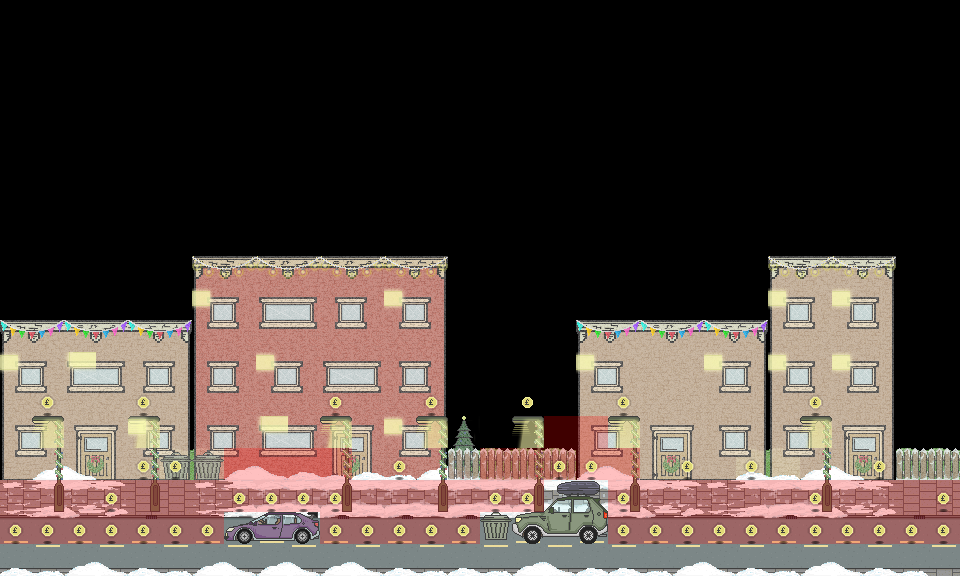

This is a level from a 2D game, rendered from its Tiled map with the project's own tilesets. A one-line summary and the map file follow, with tile-layer data summarised:
An orthogonal 30x18 tile map with 32x32 px tiles, 36 tile layers (bg_grass, bg_houses, bg_houses_lights, bg_houses_windows_doors, ...), 2 tilesets.

<map version="1.0" orientation="orthogonal" renderorder="right-down" width="30" height="18" tilewidth="32" tileheight="32" nextobjectid="1">
 <tileset firstgid="1" name="testsprite" tilewidth="32" tileheight="32">
  <image source="testsprite.png" width="640" height="640" />
 </tileset>
 <tileset firstgid="401" name="lights" tilewidth="32" tileheight="32">
  <image source="../lighting/lights.png" width="480" height="480" />
 </tileset>
 <layer name="bg_grass" width="30" height="18">
  <data>[540 cells, 10 non-empty, 1 distinct tile ids]</data>
 </layer>
 <layer name="bg_houses" width="30" height="18">
  <data>[540 cells, 144 non-empty, 33 distinct tile ids]</data>
 </layer>
 <layer name="bg_houses_lights" width="30" height="18">
  <data>[540 cells, 24 non-empty, 4 distinct tile ids]</data>
 </layer>
 <layer name="bg_houses_windows_doors" width="30" height="18">
  <data>[540 cells, 116 non-empty, 12 distinct tile ids]</data>
 </layer>
 <layer name="bg_obstacles" width="30" height="18">
  <data>[540 cells, 0 non-empty, 0 distinct tile ids]</data>
 </layer>
 <layer name="bg_houses_snow" width="30" height="18">
  <data>[540 cells, 16 non-empty, 4 distinct tile ids]</data>
 </layer>
 <layer name="bg_houses_decoration" width="30" height="18">
  <data>[540 cells, 8 non-empty, 2 distinct tile ids]</data>
 </layer>
 <layer name="bg_houses_trees" width="30" height="18">
  <data>[540 cells, 2 non-empty, 2 distinct tile ids]</data>
 </layer>
 <layer name="bg_fences" width="30" height="18">
  <data>[540 cells, 6 non-empty, 1 distinct tile ids]</data>
 </layer>
 <layer name="bg_billboard" width="30" height="18">
  <data>[540 cells, 0 non-empty, 0 distinct tile ids]</data>
 </layer>
 <layer name="bg_billboard_decoration" width="30" height="18">
  <data>[540 cells, 0 non-empty, 0 distinct tile ids]</data>
 </layer>
 <layer name="bg_bins" width="30" height="18">
  <data>[540 cells, 2 non-empty, 1 distinct tile ids]</data>
 </layer>
 <layer name="fg_top_road" width="30" height="18">
  <data>[540 cells, 30 non-empty, 8 distinct tile ids]</data>
 </layer>
 <layer name="fg_top_road_2" width="30" height="18">
  <data>[540 cells, 30 non-empty, 8 distinct tile ids]</data>
 </layer>
 <layer name="fg_snow" width="30" height="18">
  <properties>
   <property name="foreground" value="true" />
  </properties>
  <data>[540 cells, 0 non-empty, 0 distinct tile ids]</data>
 </layer>
 <layer name="fg_lampost_bottom" width="30" height="18">
  <properties>
   <property name="foreground" value="true" />
  </properties>
  <data>[540 cells, 14 non-empty, 2 distinct tile ids]</data>
 </layer>
 <layer name="fg_lampost_top" width="30" height="18">
  <properties>
   <property name="foreground" value="true" />
  </properties>
  <data>[540 cells, 7 non-empty, 1 distinct tile ids]</data>
 </layer>
 <layer name="fg_bottom_road" width="30" height="18">
  <properties>
   <property name="collision" value="true" />
   <property name="ignore" value="true" />
   <property name="layer" value="10" />
  </properties>
  <data>[540 cells, 30 non-empty, 6 distinct tile ids]</data>
 </layer>
 <layer name="fg_road_snow" width="30" height="18">
  <properties>
   <property name="foreground" value="true" />
  </properties>
  <data>[540 cells, 29 non-empty, 4 distinct tile ids]</data>
 </layer>
 <layer name="fg_houses" width="30" height="18">
  <properties>
   <property name="foreground" value="true" />
  </properties>
  <data>[540 cells, 0 non-empty, 0 distinct tile ids]</data>
 </layer>
 <layer name="fg_houses_collision" width="30" height="18">
  <properties>
   <property name="collision" value="true" />
   <property name="foreground" value="true" />
   <property name="ignore" value="true" />
   <property name="layer" value="10" />
  </properties>
  <data>[540 cells, 0 non-empty, 0 distinct tile ids]</data>
 </layer>
 <layer name="fg_houses_windows_doors" width="30" height="18">
  <properties>
   <property name="foreground" value="true" />
  </properties>
  <data>[540 cells, 0 non-empty, 0 distinct tile ids]</data>
 </layer>
 <layer name="fg_houses_lights" width="30" height="18">
  <properties>
   <property name="foreground" value="true" />
  </properties>
  <data>[540 cells, 0 non-empty, 0 distinct tile ids]</data>
 </layer>
 <layer name="fg_houses_decorations" width="30" height="18">
  <properties>
   <property name="foreground" value="true" />
  </properties>
  <data>[540 cells, 0 non-empty, 0 distinct tile ids]</data>
 </layer>
 <layer name="fg_houses_snow" width="30" height="18">
  <properties>
   <property name="foreground" value="true" />
  </properties>
  <data>[540 cells, 0 non-empty, 0 distinct tile ids]</data>
 </layer>
 <layer name="fg_obstacles" width="30" height="18">
  <properties>
   <property name="collision" value="true" />
   <property name="foreground" value="true" />
  </properties>
  <data>[540 cells, 1 non-empty, 1 distinct tile ids]</data>
 </layer>
 <layer name="enemy_spawn_points" width="30" height="18" opacity="0.25">
  <properties>
   <property name="spawnpoint" value="true" />
  </properties>
  <data>[540 cells, 62 non-empty, 1 distinct tile ids]</data>
 </layer>
 <layer name="lamp_lights" width="30" height="18">
  <properties>
   <property name="lightspawn" value="true" />
   <property name="lighttype" value="lamp" />
  </properties>
  <data>[540 cells, 7 non-empty, 1 distinct tile ids]</data>
 </layer>
 <layer name="fg_cars_front_half_size" width="30" height="18">
  <properties>
   <property name="collision" value="true" />
   <property name="foreground" value="true" />
   <property name="halfsize" value="true" />
   <property name="layer" value="10" />
  </properties>
  <data>[540 cells, 1 non-empty, 1 distinct tile ids]</data>
 </layer>
 <layer name="fg_cars_back" width="30" height="18">
  <properties>
   <property name="collision" value="true" />
   <property name="foreground" value="true" />
   <property name="layer" value="10" />
  </properties>
  <data>[540 cells, 2 non-empty, 2 distinct tile ids]</data>
 </layer>
 <layer name="coca_cola_truck_collision" width="30" height="18">
  <properties>
   <property name="collision" value="true" />
   <property name="foreground" value="true" />
   <property name="layer" value="10" />
   <property name="truckexplosion" value="true" />
  </properties>
  <data>[540 cells, 0 non-empty, 0 distinct tile ids]</data>
 </layer>
 <layer name="suv_car_collision" width="30" height="18">
  <properties>
   <property name="collision" value="true" />
   <property name="foreground" value="true" />
   <property name="layer" value="10" />
   <property name="suvexplosion" value="true" />
  </properties>
  <data>[540 cells, 5 non-empty, 5 distinct tile ids]</data>
 </layer>
 <layer name="tree_lights" width="30" height="18">
  <properties>
   <property name="lightspawn" value="true" />
   <property name="lighttype" value="tree" />
  </properties>
  <data>[540 cells, 1 non-empty, 1 distinct tile ids]</data>
 </layer>
 <layer name="small_window_lights" width="30" height="18">
  <properties>
   <property name="lightspawn" value="true" />
   <property name="lighttype" value="smallwindow" />
  </properties>
  <data>[540 cells, 12 non-empty, 1 distinct tile ids]</data>
 </layer>
 <layer name="big_window_lights" width="30" height="18">
  <properties>
   <property name="lightspawn" value="true" />
   <property name="lighttype" value="window" />
  </properties>
  <data>[540 cells, 2 non-empty, 1 distinct tile ids]</data>
 </layer>
 <layer name="powerup_spawn_points" width="30" height="18">
  <properties>
   <property name="collectableSpawnPoint" value="true" />
  </properties>
  <data>[540 cells, 48 non-empty, 1 distinct tile ids]</data>
 </layer>
</map>
